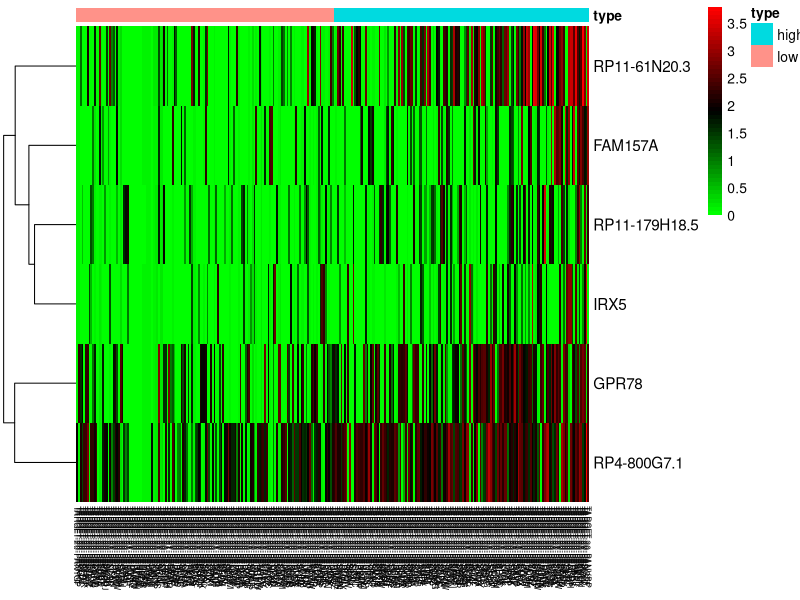

The R script that drew this image:

#install.packages("pheatmap")

setwd("E:/BaiduNetdiskDownload/TARGET_database/TARGET/17.pheatmap")
rt=read.table("risk.txt",sep="\t",header=T,row.names=1,check.names=F)
rt=rt[order(rt$riskScore),]#按风险值排序
rt1=rt[c(3:(ncol(rt)-2))]
rt1=t(rt1) #转置

rt1=log2(rt1+1)
library(pheatmap)
annotation=data.frame(type=rt[,ncol(rt)])
rownames(annotation)=rownames(rt) #注释高、低风险

tiff(file="heatmap_ydh.tiff",width = 50,height = 20,units ="cm",compression="lzw",bg="white",res=300)
pheatmap(rt1, 
         annotation=annotation, 
         cluster_cols = FALSE, #不聚类
         fontsize_row=11,
         fontsize_col=6,
         color = colorRampPalette(c("green", "black", "red"))(50) )
dev.off()
